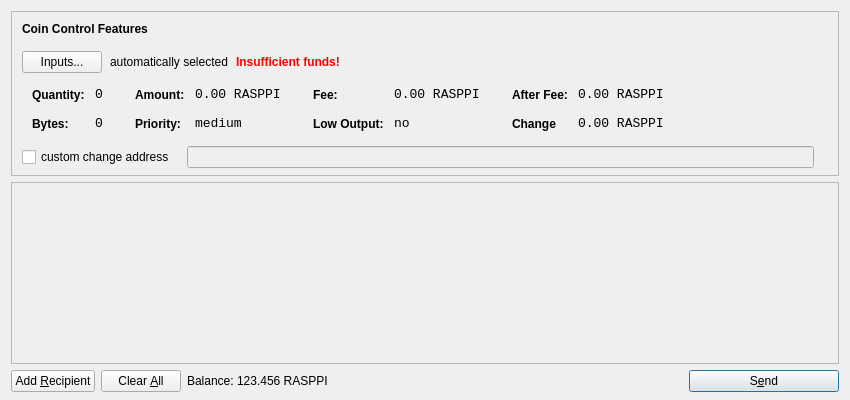
<?xml version="1.0" encoding="UTF-8"?>
<ui version="4.0">
 <class>SendCoinsDialog</class>
 <widget class="QDialog" name="SendCoinsDialog">
  <property name="geometry">
   <rect>
    <x>0</x>
    <y>0</y>
    <width>850</width>
    <height>400</height>
   </rect>
  </property>
  <property name="windowTitle">
   <string>Send Coins</string>
  </property>
  <layout class="QVBoxLayout" name="verticalLayout" stretch="0,1,0">
   <property name="bottomMargin">
    <number>8</number>
   </property>
   <item>
    <widget class="QFrame" name="frameCoinControl">
     <property name="sizePolicy">
      <sizepolicy hsizetype="Expanding" vsizetype="Expanding">
       <horstretch>0</horstretch>
       <verstretch>0</verstretch>
      </sizepolicy>
     </property>
     <property name="maximumSize">
      <size>
       <width>16777215</width>
       <height>16777215</height>
      </size>
     </property>
     <property name="frameShape">
      <enum>QFrame::StyledPanel</enum>
     </property>
     <property name="frameShadow">
      <enum>QFrame::Sunken</enum>
     </property>
     <layout class="QVBoxLayout" name="verticalLayoutCoinControl2">
      <property name="spacing">
       <number>-1</number>
      </property>
      <property name="leftMargin">
       <number>0</number>
      </property>
      <property name="topMargin">
       <number>0</number>
      </property>
      <property name="rightMargin">
       <number>0</number>
      </property>
      <property name="bottomMargin">
       <number>6</number>
      </property>
      <item>
       <layout class="QVBoxLayout" name="verticalLayoutCoinControl" stretch="0,0,0,0,1">
        <property name="spacing">
         <number>0</number>
        </property>
        <property name="leftMargin">
         <number>10</number>
        </property>
        <property name="topMargin">
         <number>10</number>
        </property>
        <item>
         <layout class="QHBoxLayout" name="horizontalLayoutCoinControl1">
          <property name="bottomMargin">
           <number>15</number>
          </property>
          <item>
           <widget class="QLabel" name="labelCoinControlFeatures">
            <property name="sizePolicy">
             <sizepolicy hsizetype="Preferred" vsizetype="Maximum">
              <horstretch>0</horstretch>
              <verstretch>0</verstretch>
             </sizepolicy>
            </property>
            <property name="font">
             <font>
              <weight>75</weight>
              <bold>true</bold>
             </font>
            </property>
            <property name="styleSheet">
             <string notr="true">font-weight:bold;</string>
            </property>
            <property name="text">
             <string>Coin Control Features</string>
            </property>
           </widget>
          </item>
         </layout>
        </item>
        <item>
         <layout class="QHBoxLayout" name="horizontalLayoutCoinControl2" stretch="0,0,0,0">
          <property name="spacing">
           <number>8</number>
          </property>
          <property name="bottomMargin">
           <number>10</number>
          </property>
          <item>
           <widget class="QPushButton" name="pushButtonCoinControl">
            <property name="styleSheet">
             <string notr="true"/>
            </property>
            <property name="text">
             <string>Inputs...</string>
            </property>
           </widget>
          </item>
          <item>
           <widget class="QLabel" name="labelCoinControlAutomaticallySelected">
            <property name="text">
             <string>automatically selected</string>
            </property>
            <property name="margin">
             <number>5</number>
            </property>
           </widget>
          </item>
          <item>
           <widget class="QLabel" name="labelCoinControlInsuffFunds">
            <property name="font">
             <font>
              <weight>75</weight>
              <bold>true</bold>
             </font>
            </property>
            <property name="styleSheet">
             <string notr="true">color:red;font-weight:bold;</string>
            </property>
            <property name="text">
             <string>Insufficient funds!</string>
            </property>
            <property name="margin">
             <number>5</number>
            </property>
           </widget>
          </item>
          <item>
           <spacer name="horizontalSpacerCoinControl">
            <property name="orientation">
             <enum>Qt::Horizontal</enum>
            </property>
            <property name="sizeHint" stdset="0">
             <size>
              <width>40</width>
              <height>1</height>
             </size>
            </property>
           </spacer>
          </item>
         </layout>
        </item>
        <item>
         <widget class="QWidget" name="widgetCoinControl" native="true">
          <property name="sizePolicy">
           <sizepolicy hsizetype="Preferred" vsizetype="Preferred">
            <horstretch>0</horstretch>
            <verstretch>0</verstretch>
           </sizepolicy>
          </property>
          <property name="minimumSize">
           <size>
            <width>0</width>
            <height>0</height>
           </size>
          </property>
          <property name="styleSheet">
           <string notr="true"/>
          </property>
          <layout class="QHBoxLayout" name="horizontalLayoutCoinControl5">
           <property name="margin">
            <number>0</number>
           </property>
           <item>
            <layout class="QHBoxLayout" name="horizontalLayoutCoinControl3" stretch="0,0,0,1">
             <property name="spacing">
              <number>20</number>
             </property>
             <property name="topMargin">
              <number>0</number>
             </property>
             <property name="bottomMargin">
              <number>10</number>
             </property>
             <item>
              <layout class="QFormLayout" name="formLayoutCoinControl1">
               <property name="horizontalSpacing">
                <number>10</number>
               </property>
               <property name="verticalSpacing">
                <number>14</number>
               </property>
               <property name="leftMargin">
                <number>10</number>
               </property>
               <property name="topMargin">
                <number>4</number>
               </property>
               <property name="rightMargin">
                <number>6</number>
               </property>
               <item row="0" column="0">
                <widget class="QLabel" name="labelCoinControlQuantityText">
                 <property name="styleSheet">
                  <string notr="true">font-weight:bold;</string>
                 </property>
                 <property name="text">
                  <string>Quantity:</string>
                 </property>
                 <property name="margin">
                  <number>0</number>
                 </property>
                </widget>
               </item>
               <item row="0" column="1">
                <widget class="QLabel" name="labelCoinControlQuantity">
                 <property name="font">
                  <font>
                   <family>Monospace</family>
                   <pointsize>10</pointsize>
                  </font>
                 </property>
                 <property name="cursor">
                  <cursorShape>IBeamCursor</cursorShape>
                 </property>
                 <property name="contextMenuPolicy">
                  <enum>Qt::ActionsContextMenu</enum>
                 </property>
                 <property name="text">
                  <string>0</string>
                 </property>
                 <property name="margin">
                  <number>0</number>
                 </property>
                 <property name="textInteractionFlags">
                  <set>Qt::LinksAccessibleByMouse|Qt::TextSelectableByKeyboard|Qt::TextSelectableByMouse</set>
                 </property>
                </widget>
               </item>
               <item row="1" column="0">
                <widget class="QLabel" name="labelCoinControlBytesText">
                 <property name="styleSheet">
                  <string notr="true">font-weight:bold;</string>
                 </property>
                 <property name="text">
                  <string>Bytes:</string>
                 </property>
                </widget>
               </item>
               <item row="1" column="1">
                <widget class="QLabel" name="labelCoinControlBytes">
                 <property name="font">
                  <font>
                   <family>Monospace</family>
                   <pointsize>10</pointsize>
                  </font>
                 </property>
                 <property name="cursor">
                  <cursorShape>IBeamCursor</cursorShape>
                 </property>
                 <property name="contextMenuPolicy">
                  <enum>Qt::ActionsContextMenu</enum>
                 </property>
                 <property name="text">
                  <string>0</string>
                 </property>
                 <property name="textInteractionFlags">
                  <set>Qt::LinksAccessibleByMouse|Qt::TextSelectableByKeyboard|Qt::TextSelectableByMouse</set>
                 </property>
                </widget>
               </item>
              </layout>
             </item>
             <item>
              <layout class="QFormLayout" name="formLayoutCoinControl2">
               <property name="horizontalSpacing">
                <number>10</number>
               </property>
               <property name="verticalSpacing">
                <number>14</number>
               </property>
               <property name="leftMargin">
                <number>6</number>
               </property>
               <property name="topMargin">
                <number>4</number>
               </property>
               <property name="rightMargin">
                <number>6</number>
               </property>
               <item row="0" column="0">
                <widget class="QLabel" name="labelCoinControlAmountText">
                 <property name="styleSheet">
                  <string notr="true">font-weight:bold;</string>
                 </property>
                 <property name="text">
                  <string>Amount:</string>
                 </property>
                 <property name="margin">
                  <number>0</number>
                 </property>
                </widget>
               </item>
               <item row="0" column="1">
                <widget class="QLabel" name="labelCoinControlAmount">
                 <property name="font">
                  <font>
                   <family>Monospace</family>
                   <pointsize>10</pointsize>
                  </font>
                 </property>
                 <property name="cursor">
                  <cursorShape>IBeamCursor</cursorShape>
                 </property>
                 <property name="contextMenuPolicy">
                  <enum>Qt::ActionsContextMenu</enum>
                 </property>
                 <property name="text">
                  <string>0.00 RASPPI</string>
                 </property>
                 <property name="textInteractionFlags">
                  <set>Qt::LinksAccessibleByMouse|Qt::TextSelectableByKeyboard|Qt::TextSelectableByMouse</set>
                 </property>
                </widget>
               </item>
               <item row="1" column="0">
                <widget class="QLabel" name="labelCoinControlPriorityText">
                 <property name="styleSheet">
                  <string notr="true">font-weight:bold;</string>
                 </property>
                 <property name="text">
                  <string>Priority:</string>
                 </property>
                </widget>
               </item>
               <item row="1" column="1">
                <widget class="QLabel" name="labelCoinControlPriority">
                 <property name="font">
                  <font>
                   <family>Monospace</family>
                   <pointsize>10</pointsize>
                  </font>
                 </property>
                 <property name="cursor">
                  <cursorShape>IBeamCursor</cursorShape>
                 </property>
                 <property name="contextMenuPolicy">
                  <enum>Qt::ActionsContextMenu</enum>
                 </property>
                 <property name="text">
                  <string>medium</string>
                 </property>
                 <property name="textInteractionFlags">
                  <set>Qt::LinksAccessibleByMouse|Qt::TextSelectableByKeyboard|Qt::TextSelectableByMouse</set>
                 </property>
                </widget>
               </item>
              </layout>
             </item>
             <item>
              <layout class="QFormLayout" name="formLayoutCoinControl3">
               <property name="horizontalSpacing">
                <number>10</number>
               </property>
               <property name="verticalSpacing">
                <number>14</number>
               </property>
               <property name="leftMargin">
                <number>6</number>
               </property>
               <property name="topMargin">
                <number>4</number>
               </property>
               <property name="rightMargin">
                <number>6</number>
               </property>
               <item row="0" column="0">
                <widget class="QLabel" name="labelCoinControlFeeText">
                 <property name="styleSheet">
                  <string notr="true">font-weight:bold;</string>
                 </property>
                 <property name="text">
                  <string>Fee:</string>
                 </property>
                 <property name="margin">
                  <number>0</number>
                 </property>
                </widget>
               </item>
               <item row="0" column="1">
                <widget class="QLabel" name="labelCoinControlFee">
                 <property name="font">
                  <font>
                   <family>Monospace</family>
                   <pointsize>10</pointsize>
                  </font>
                 </property>
                 <property name="cursor">
                  <cursorShape>IBeamCursor</cursorShape>
                 </property>
                 <property name="contextMenuPolicy">
                  <enum>Qt::ActionsContextMenu</enum>
                 </property>
                 <property name="text">
                  <string>0.00 RASPPI</string>
                 </property>
                 <property name="textInteractionFlags">
                  <set>Qt::LinksAccessibleByMouse|Qt::TextSelectableByKeyboard|Qt::TextSelectableByMouse</set>
                 </property>
                </widget>
               </item>
               <item row="1" column="0">
                <widget class="QLabel" name="labelCoinControlLowOutputText">
                 <property name="styleSheet">
                  <string notr="true">font-weight:bold;</string>
                 </property>
                 <property name="text">
                  <string>Low Output:</string>
                 </property>
                </widget>
               </item>
               <item row="1" column="1">
                <widget class="QLabel" name="labelCoinControlLowOutput">
                 <property name="font">
                  <font>
                   <family>Monospace</family>
                   <pointsize>10</pointsize>
                  </font>
                 </property>
                 <property name="cursor">
                  <cursorShape>IBeamCursor</cursorShape>
                 </property>
                 <property name="contextMenuPolicy">
                  <enum>Qt::ActionsContextMenu</enum>
                 </property>
                 <property name="text">
                  <string>no</string>
                 </property>
                 <property name="textInteractionFlags">
                  <set>Qt::LinksAccessibleByMouse|Qt::TextSelectableByKeyboard|Qt::TextSelectableByMouse</set>
                 </property>
                </widget>
               </item>
              </layout>
             </item>
             <item>
              <layout class="QFormLayout" name="formLayoutCoinControl4">
               <property name="horizontalSpacing">
                <number>10</number>
               </property>
               <property name="verticalSpacing">
                <number>14</number>
               </property>
               <property name="leftMargin">
                <number>6</number>
               </property>
               <property name="topMargin">
                <number>4</number>
               </property>
               <property name="rightMargin">
                <number>6</number>
               </property>
               <item row="0" column="0">
                <widget class="QLabel" name="labelCoinControlAfterFeeText">
                 <property name="styleSheet">
                  <string notr="true">font-weight:bold;</string>
                 </property>
                 <property name="text">
                  <string>After Fee:</string>
                 </property>
                 <property name="margin">
                  <number>0</number>
                 </property>
                </widget>
               </item>
               <item row="0" column="1">
                <widget class="QLabel" name="labelCoinControlAfterFee">
                 <property name="font">
                  <font>
                   <family>Monospace</family>
                   <pointsize>10</pointsize>
                  </font>
                 </property>
                 <property name="cursor">
                  <cursorShape>IBeamCursor</cursorShape>
                 </property>
                 <property name="contextMenuPolicy">
                  <enum>Qt::ActionsContextMenu</enum>
                 </property>
                 <property name="text">
                  <string>0.00 RASPPI</string>
                 </property>
                 <property name="textInteractionFlags">
                  <set>Qt::LinksAccessibleByMouse|Qt::TextSelectableByKeyboard|Qt::TextSelectableByMouse</set>
                 </property>
                </widget>
               </item>
               <item row="1" column="0">
                <widget class="QLabel" name="labelCoinControlChangeText">
                 <property name="styleSheet">
                  <string notr="true">font-weight:bold;</string>
                 </property>
                 <property name="text">
                  <string>Change</string>
                 </property>
                </widget>
               </item>
               <item row="1" column="1">
                <widget class="QLabel" name="labelCoinControlChange">
                 <property name="font">
                  <font>
                   <family>Monospace</family>
                   <pointsize>10</pointsize>
                  </font>
                 </property>
                 <property name="cursor">
                  <cursorShape>IBeamCursor</cursorShape>
                 </property>
                 <property name="contextMenuPolicy">
                  <enum>Qt::ActionsContextMenu</enum>
                 </property>
                 <property name="text">
                  <string>0.00 RASPPI</string>
                 </property>
                 <property name="textInteractionFlags">
                  <set>Qt::LinksAccessibleByMouse|Qt::TextSelectableByKeyboard|Qt::TextSelectableByMouse</set>
                 </property>
                </widget>
               </item>
              </layout>
             </item>
            </layout>
           </item>
          </layout>
         </widget>
        </item>
        <item>
         <layout class="QHBoxLayout" name="horizontalLayoutCoinControl4" stretch="0,0,0">
          <property name="spacing">
           <number>12</number>
          </property>
          <property name="sizeConstraint">
           <enum>QLayout::SetDefaultConstraint</enum>
          </property>
          <property name="topMargin">
           <number>5</number>
          </property>
          <property name="rightMargin">
           <number>5</number>
          </property>
          <item>
           <widget class="QCheckBox" name="checkBoxCoinControlChange">
            <property name="text">
             <string>custom change address</string>
            </property>
           </widget>
          </item>
          <item>
           <widget class="QLineEdit" name="lineEditCoinControlChange">
            <property name="enabled">
             <bool>false</bool>
            </property>
            <property name="sizePolicy">
             <sizepolicy hsizetype="Expanding" vsizetype="Fixed">
              <horstretch>0</horstretch>
              <verstretch>0</verstretch>
             </sizepolicy>
            </property>
           </widget>
          </item>
          <item>
           <widget class="QLabel" name="labelCoinControlChangeLabel">
            <property name="sizePolicy">
             <sizepolicy hsizetype="Preferred" vsizetype="Expanding">
              <horstretch>0</horstretch>
              <verstretch>0</verstretch>
             </sizepolicy>
            </property>
            <property name="minimumSize">
             <size>
              <width>0</width>
              <height>0</height>
             </size>
            </property>
            <property name="text">
             <string/>
            </property>
            <property name="margin">
             <number>3</number>
            </property>
           </widget>
          </item>
         </layout>
        </item>
        <item>
         <spacer name="verticalSpacerCoinControl">
          <property name="orientation">
           <enum>Qt::Vertical</enum>
          </property>
          <property name="sizeHint" stdset="0">
           <size>
            <width>800</width>
            <height>1</height>
           </size>
          </property>
         </spacer>
        </item>
       </layout>
      </item>
     </layout>
    </widget>
   </item>
   <item>
    <widget class="QScrollArea" name="scrollArea">
     <property name="widgetResizable">
      <bool>true</bool>
     </property>
     <widget class="QWidget" name="scrollAreaWidgetContents">
      <property name="geometry">
       <rect>
        <x>0</x>
        <y>0</y>
        <width>830</width>
        <height>165</height>
       </rect>
      </property>
      <layout class="QVBoxLayout" name="verticalLayout_2">
       <property name="margin">
        <number>0</number>
       </property>
       <item>
        <layout class="QVBoxLayout" name="entries">
         <property name="spacing">
          <number>6</number>
         </property>
        </layout>
       </item>
       <item>
        <spacer name="verticalSpacer">
         <property name="orientation">
          <enum>Qt::Vertical</enum>
         </property>
         <property name="sizeHint" stdset="0">
          <size>
           <width>20</width>
           <height>40</height>
          </size>
         </property>
        </spacer>
       </item>
      </layout>
     </widget>
    </widget>
   </item>
   <item>
    <layout class="QHBoxLayout" name="horizontalLayout">
     <item>
      <widget class="QPushButton" name="addButton">
       <property name="toolTip">
        <string>Send to multiple recipients at once</string>
       </property>
       <property name="text">
        <string>Add &amp;Recipient</string>
       </property>
       <property name="icon">
        <iconset resource="../bitcoin.qrc">
         <normaloff>:/icons/add</normaloff>:/icons/add</iconset>
       </property>
       <property name="autoDefault">
        <bool>false</bool>
       </property>
      </widget>
     </item>
     <item>
      <widget class="QPushButton" name="clearButton">
       <property name="sizePolicy">
        <sizepolicy hsizetype="Minimum" vsizetype="Fixed">
         <horstretch>0</horstretch>
         <verstretch>0</verstretch>
        </sizepolicy>
       </property>
       <property name="toolTip">
        <string>Remove all transaction fields</string>
       </property>
       <property name="text">
        <string>Clear &amp;All</string>
       </property>
       <property name="icon">
        <iconset resource="../bitcoin.qrc">
         <normaloff>:/icons/remove</normaloff>:/icons/remove</iconset>
       </property>
       <property name="autoRepeatDelay">
        <number>300</number>
       </property>
       <property name="autoDefault">
        <bool>false</bool>
       </property>
      </widget>
     </item>
     <item>
      <layout class="QHBoxLayout" name="horizontalLayout_2">
       <property name="spacing">
        <number>3</number>
       </property>
       <item>
        <widget class="QLabel" name="label">
         <property name="sizePolicy">
          <sizepolicy hsizetype="Preferred" vsizetype="Fixed">
           <horstretch>0</horstretch>
           <verstretch>0</verstretch>
          </sizepolicy>
         </property>
         <property name="text">
          <string>Balance:</string>
         </property>
        </widget>
       </item>
       <item>
        <widget class="QLabel" name="labelBalance">
         <property name="sizePolicy">
          <sizepolicy hsizetype="Preferred" vsizetype="Fixed">
           <horstretch>0</horstretch>
           <verstretch>0</verstretch>
          </sizepolicy>
         </property>
         <property name="cursor">
          <cursorShape>IBeamCursor</cursorShape>
         </property>
         <property name="text">
          <string>123.456 RASPPI</string>
         </property>
         <property name="textInteractionFlags">
          <set>Qt::LinksAccessibleByMouse|Qt::TextSelectableByKeyboard|Qt::TextSelectableByMouse</set>
         </property>
        </widget>
       </item>
      </layout>
     </item>
     <item>
      <spacer name="horizontalSpacer">
       <property name="orientation">
        <enum>Qt::Horizontal</enum>
       </property>
       <property name="sizeHint" stdset="0">
        <size>
         <width>40</width>
         <height>20</height>
        </size>
       </property>
      </spacer>
     </item>
     <item>
      <widget class="QPushButton" name="sendButton">
       <property name="minimumSize">
        <size>
         <width>150</width>
         <height>0</height>
        </size>
       </property>
       <property name="toolTip">
        <string>Confirm the send action</string>
       </property>
       <property name="text">
        <string>S&amp;end</string>
       </property>
       <property name="icon">
        <iconset resource="../bitcoin.qrc">
         <normaloff>:/icons/send</normaloff>:/icons/send</iconset>
       </property>
       <property name="default">
        <bool>true</bool>
       </property>
      </widget>
     </item>
    </layout>
   </item>
  </layout>
 </widget>
 <resources>
  <include location="../bitcoin.qrc"/>
 </resources>
 <connections/>
</ui>
